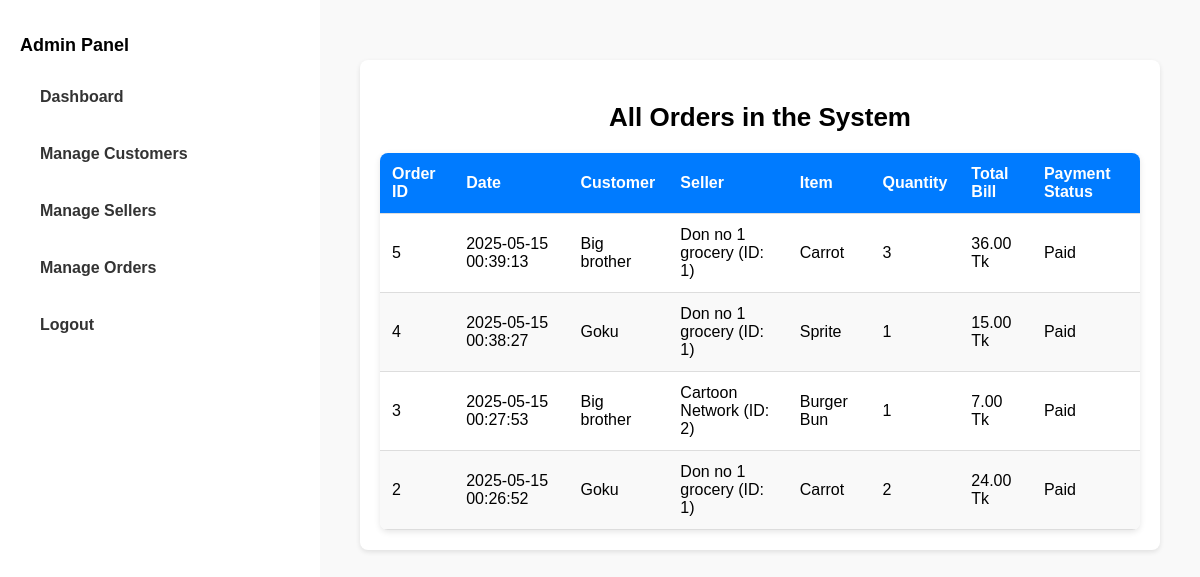
The app's page /manage_orders.php, older data.
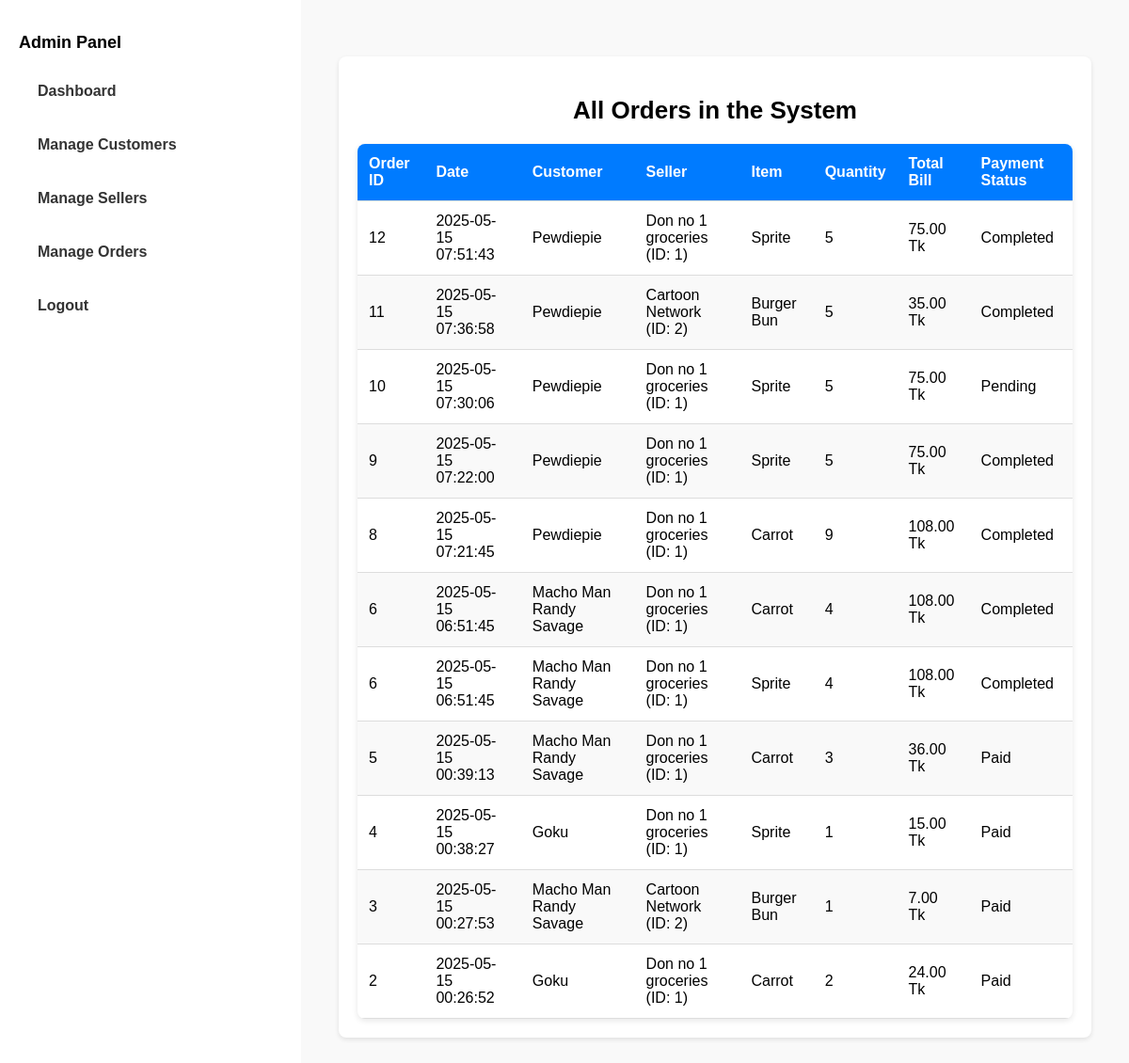
The same page, newer data.
### tables this page shows
CREATE TABLE `order` (
  `order_id` int(11) NOT NULL,
  `ORdate_time` datetime NOT NULL,
  `total_bill` decimal(10,2) NOT NULL,
  `ORpayment_status` varchar(50) NOT NULL,
  `UScustomer_id` int(11) DEFAULT NULL
);

CREATE TABLE `user` (
  `customer_id` int(11) NOT NULL,
  `admin` tinyint(1) NOT NULL DEFAULT 0,
  `customer` tinyint(1) NOT NULL DEFAULT 0,
  `Uname` varchar(100) NOT NULL,
  `PhoneNo` varchar(20) NOT NULL,
  `Upassword` varchar(255) NOT NULL,
  `Uemail` varchar(100) NOT NULL
);

CREATE TABLE `seller` (
  `seller_id` int(11) NOT NULL,
  `seller_name` varchar(100) NOT NULL,
  `store_name` varchar(100) NOT NULL,
  `seller_email` varchar(100) NOT NULL,
  `seller_password` varchar(255) NOT NULL,
  `date` date NOT NULL,
  `store_location` varchar(255) NOT NULL,
  `store_description` text DEFAULT NULL
);

CREATE TABLE `grocery_items` (
  `item_id` int(11) NOT NULL,
  `Groc_name` varchar(100) NOT NULL,
  `status` varchar(50) NOT NULL,
  `category` varchar(50) DEFAULT NULL,
  `description` text DEFAULT NULL,
  `price` decimal(10,2) NOT NULL,
  `Groc_quantity` int(11) NOT NULL,
  `SEseller_id` int(11) DEFAULT NULL
);

CREATE TABLE `contain` (
  `GRitem_id` int(11) NOT NULL,
  `ORorder_id` int(11) NOT NULL,
  `quantity` int(11) NOT NULL
);

### manage_orders.php (the view, shortened to what this page needs)
<?php
require_once "config.php";
$sql = "
    SELECT o.order_id, o.ORdate_time, o.total_bill, o.ORpayment_status, u.Uname AS customer_name, g.Groc_name, g.SEseller_id, s.store_name, c.quantity FROM `order` o JOIN user u ON o.UScustomer_id = u.customer_id JOIN contain c ON o.order_id = c.ORorder_id JOIN grocery_items g ON c.GRitem_id = g.item_id JOIN seller s ON g.SEseller_id = s.seller_id ORDER BY o.ORdate_time DESC
";
$result = $conn->query($sql);
?>
<!DOCTYPE html>
<html>
<head>
    <link rel="stylesheet" href="css/styles.css">
</head>
<body class="dashboard-page">
<div class="dashboard-container">
    <div class="sidebar">
        <h2>Admin Panel</h2>
        <ul>
            <li><a href="admin_dashboard.php">Dashboard</a></li>
            <li><a href="manage_users.php">Manage Customers</a></li>
            <li><a href="manage_sellers.php">Manage Sellers</a></li>
            <li><a href="manage_orders.php">Manage Orders</a></li>
            <li><a href="logout.php">Logout</a></li>
        </ul>
    </div>
    <div class="main-content">
        <div class="box">
            <h2>All Orders in the System</h2>
            <table class="styled-table">
                <thead>
                    <tr>
                        <th>Order ID</th>
                        <th>Date</th>
                        <th>Customer</th>
                        <th>Seller</th>
                        <th>Item</th>
                        <th>Quantity</th>
                        <th>Total Bill</th>
                        <th>Payment Status</th>
                    </tr>
                </thead>
                <tbody>
                    <?php while ($row = $result->fetch_assoc()) { ?>
                        <tr>
                            <td><?= $row['order_id'] ?></td>
                            <td><?= $row['ORdate_time'] ?></td>
                            <td><?= htmlspecialchars($row['customer_name']) ?></td>
                            <td><?= htmlspecialchars($row['store_name']) ?> (ID: <?= $row['SEseller_id'] ?>)</td>
                            <td><?= htmlspecialchars($row['Groc_name']) ?></td>
                            <td><?= $row['quantity'] ?></td>
                            <td><?= $row['total_bill'] ?> Tk</td>
                            <td><?= $row['ORpayment_status'] ?></td>
                        </tr>
                    <?php } ?>
                </tbody>
            </table>
        </div>
    </div>
</div>
</body>
</html>

Row changes from the older to the newer data that the page shows:
added order: order_id "12", ORdate_time "2025-05-15 07:51:43", UScustomer.Uname "Pewdiepie", seller.store_name "Don no 1 groceries", grocery_items.SEseller_id "1", grocery_items.Groc_name "Sprite", contain.quantity "5", total_bill "75.00", ORpayment_status "Completed"
added order: order_id "11", ORdate_time "2025-05-15 07:36:58", UScustomer.Uname "Pewdiepie", seller.store_name "Cartoon Network", grocery_items.SEseller_id "2", grocery_items.Groc_name "Burger Bun", contain.quantity "5", total_bill "35.00", ORpayment_status "Completed"
added order: order_id "10", ORdate_time "2025-05-15 07:30:06", UScustomer.Uname "Pewdiepie", seller.store_name "Don no 1 groceries", grocery_items.SEseller_id "1", grocery_items.Groc_name "Sprite", contain.quantity "5", total_bill "75.00", ORpayment_status "Pending"
added order: order_id "9", ORdate_time "2025-05-15 07:22:00", UScustomer.Uname "Pewdiepie", seller.store_name "Don no 1 groceries", grocery_items.SEseller_id "1", grocery_items.Groc_name "Sprite", contain.quantity "5", total_bill "75.00", ORpayment_status "Completed"
added order: order_id "8", ORdate_time "2025-05-15 07:21:45", UScustomer.Uname "Pewdiepie", seller.store_name "Don no 1 groceries", grocery_items.SEseller_id "1", grocery_items.Groc_name "Carrot", contain.quantity "9", total_bill "108.00", ORpayment_status "Completed"
added order: order_id "6", ORdate_time "2025-05-15 06:51:45", UScustomer.Uname "Macho Man Randy Savage", seller.store_name "Don no 1 groceries", grocery_items.SEseller_id "1", grocery_items.Groc_name "Carrot", contain.quantity "4", total_bill "108.00", ORpayment_status "Completed", grocery_items.Groc_name "Sprite"
changed through a linked row, order id 5: UScustomer.Uname "Big brother" → "Macho Man Randy Savage"; seller.store_name "Don no 1 grocery" → "Don no 1 groceries"
changed through a linked row, order id 4: seller.store_name "Don no 1 grocery" → "Don no 1 groceries"
changed through a linked row, order id 3: UScustomer.Uname "Big brother" → "Macho Man Randy Savage"
changed through a linked row, order id 2: seller.store_name "Don no 1 grocery" → "Don no 1 groceries"
